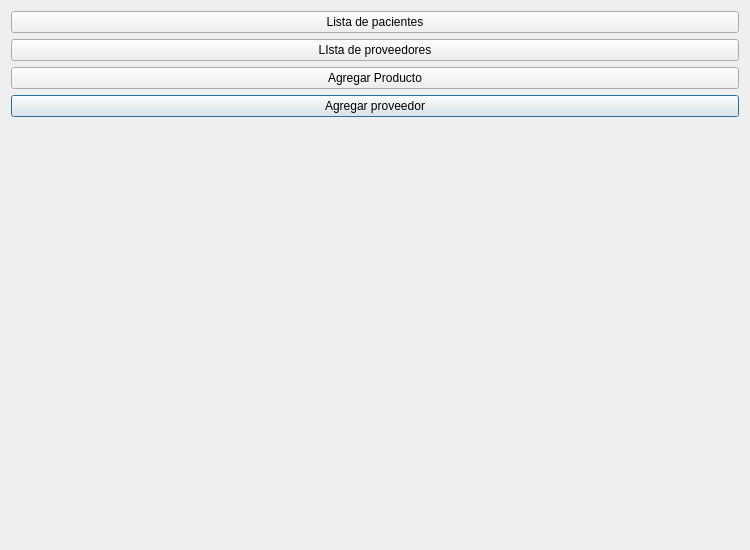
<?xml version="1.0" encoding="UTF-8"?>
<ui version="4.0">
 <class>Mostrador</class>
 <widget class="QDialog" name="Mostrador">
  <property name="geometry">
   <rect>
    <x>0</x>
    <y>0</y>
    <width>750</width>
    <height>550</height>
   </rect>
  </property>
  <property name="windowTitle">
   <string>Dialog</string>
  </property>
  <layout class="QGridLayout" name="gridLayout_5">
   <item row="2" column="1">
    <layout class="QGridLayout" name="gridLayout_4"/>
   </item>
   <item row="0" column="1" rowspan="2">
    <layout class="QGridLayout" name="gridLayout_3"/>
   </item>
   <item row="0" column="0">
    <layout class="QGridLayout" name="gridLayout">
     <item row="3" column="0">
      <layout class="QVBoxLayout" name="verticalLayout">
       <item>
        <widget class="QPushButton" name="pushButton_4">
         <property name="text">
          <string>Agregar proveedor</string>
         </property>
        </widget>
       </item>
      </layout>
     </item>
     <item row="0" column="0">
      <layout class="QVBoxLayout" name="verticalLayout_2">
       <item>
        <widget class="QPushButton" name="pushButton">
         <property name="text">
          <string>Lista de pacientes</string>
         </property>
        </widget>
       </item>
      </layout>
     </item>
     <item row="2" column="0">
      <layout class="QVBoxLayout" name="verticalLayout_3">
       <item>
        <widget class="QPushButton" name="pushButton_3">
         <property name="text">
          <string>Agregar Producto</string>
         </property>
        </widget>
       </item>
      </layout>
     </item>
     <item row="1" column="0">
      <layout class="QVBoxLayout" name="verticalLayout_4">
       <item>
        <widget class="QPushButton" name="pushButton_2">
         <property name="text">
          <string>LIsta de proveedores</string>
         </property>
        </widget>
       </item>
      </layout>
     </item>
    </layout>
   </item>
  </layout>
 </widget>
 <resources/>
 <connections/>
</ui>
